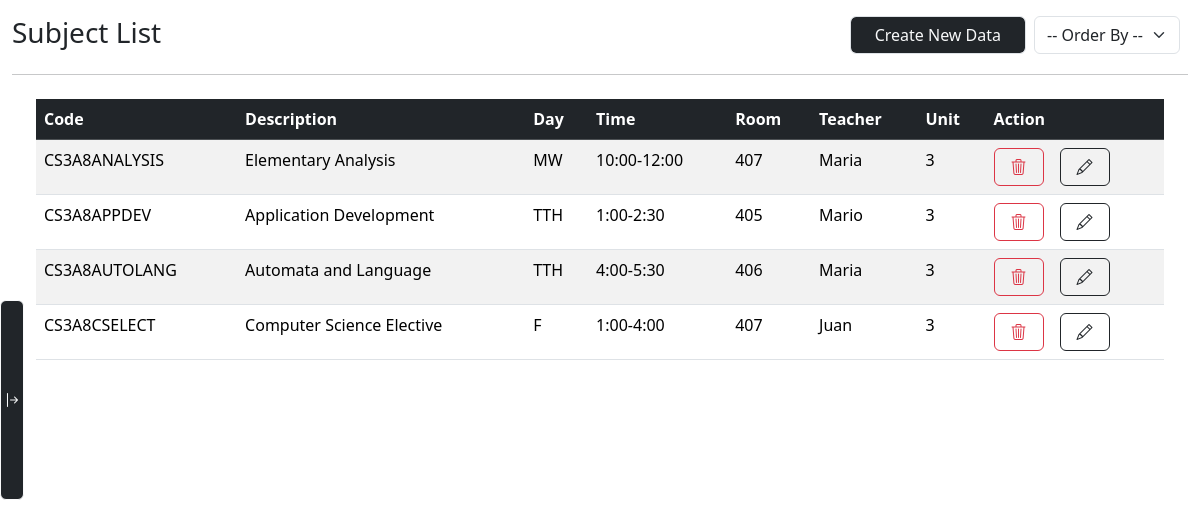
Before: /admin/subject.php (signed in) with the older database file.
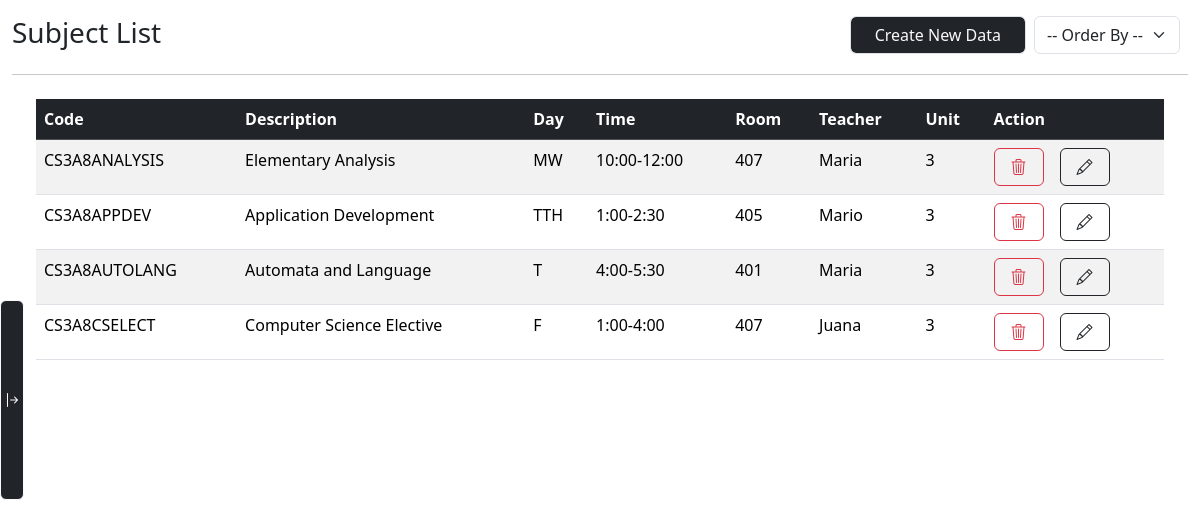
After: the same page with the newer database file.
### tables this page shows
CREATE TABLE `subjects` (
  `subject_id` int(11) NOT NULL,
  `code` varchar(100) NOT NULL,
  `des` varchar(50) DEFAULT NULL,
  `days` varchar(50) NOT NULL,
  `time` varchar(50) NOT NULL,
  `room_id` int(11) DEFAULT NULL,
  `teacher_id` int(11) DEFAULT NULL,
  `price_unit` int(11) NOT NULL,
  `unit` int(11) NOT NULL
);

CREATE TABLE `rooms` (
  `id` int(11) NOT NULL,
  `name` varchar(200) DEFAULT NULL
);

CREATE TABLE `teachers` (
  `id` int(11) NOT NULL,
  `teacher_code` varchar(20) NOT NULL,
  `name` varchar(200) DEFAULT NULL,
  `gender` varchar(100) NOT NULL
);

### admin/subject.php (the view, shortened to what this page needs)
<?PHP
require("../conn.php");
$sql = "SELECT
        sub.subject_id AS id,
        sub.code AS code,
        sub.des AS des,
        sub.days AS day,
        sub.time AS time,
        r.name AS room,
        t.name AS teacher,
        sub.unit AS unit
        FROM subjects sub
        JOIN teachers t ON t.id = sub.teacher_id
        JOIN rooms r ON r.id = sub.room_id
        ";
$result = $conn->query($sql);
?>
<!DOCTYPE html>
<html lang="en">
<?PHP
require("../components/head.php");
?>
<body>
    <div class="container-fluid">
        <div class="row flex-nowrap">
            <?PHP
            require("../components/sidebar.php")
            ?>
            <div class="col py-3">
                <div class="d-flex w-100">
                <h3>Subject List</h3>
                <form action="add.php" class="ms-auto" method="POST">
                    <input type="submit" class="form-control px-4 bg-dark text-light" name="createSubject" value="Create New Data">
                </form>
                <form action="subject.php" class="mx-2" id="order_by_form" method="POST">
                    <select name="order" id="order_by" class="form-select">
                        <option value="" disable>-- Order By --</option>
                    </select>
                </form>
                </div>
                <hr>
                <div class="m-4">
                    <table class="table table-striped table-hover">
                        <thead class="table-dark">
                            <tr>
                                <th>Code</th>
                                <th>Description</th>
                                <th>Day</th>
                                <th>Time</th>
                                <th>Room</th>
                                <th>Teacher</th>
                                <th>Unit</th>
                                <th>Action</th>
                        </thead>
                        <tbody>
                            <?PHP
                            while($row=$result->fetch_assoc()){
                                echo "<tr>";
                                echo "<td>$row[code]</td>";
                                echo "<td>$row[des]</td>";
                                echo "<td>$row[day]</td>";
                                echo "<td>$row[time]</td>";
                                echo "<td>$row[room]</td>";
                                echo "<td>$row[teacher]</td>";
                                echo "<td>$row[unit]</td>";
                                echo "<td class='d-flex gap-3 h-100'>
                                    <form action='../sql/controller.php' method='POST'>
                                        <input type='hidden' name='delete' value='$row[id]'>
                                        <input type='hidden' name='from' value='subjects'>
                                        <button class='btn border-danger' type='submit' onclick='confirm(`Are you sure to delete this data?`)'><i class='bi bi-trash3 p-1 text-danger'></i></button>
                                    </form>
                                    <form action='edit.php' method='POST'>
                                        <input type='hidden' name='edit' value='$row[id]'>
                                        <input type='hidden' name='from' value='subjects'>
                                        <button type='submit' class='btn border-dark'><i class='bi bi-pencil p-1 text-dark'></i></button>
                                    </form>
                                </td>";
                                echo "</tr>";
                            }
                            ?>
                        </tbody>
                    </table>
                </div>
            </div>
        </div>
    </div>
</body>
</html>

Changed rows visible on the page:
changed subjects "CS3A8AUTOLANG": days "TTH" → "T"; room.name "406" → "401"
changed through a linked row, subjects "CS3A8CSELECT": teacher.name "Juan" → "Juana"
